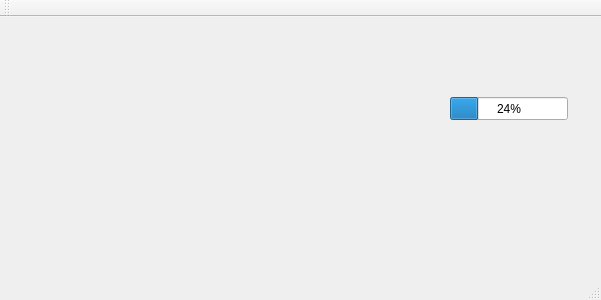
<?xml version="1.0" encoding="UTF-8"?>
<ui version="4.0">
 <class>InstrumentCluster</class>
 <widget class="QMainWindow" name="InstrumentCluster">
  <property name="geometry">
   <rect>
    <x>0</x>
    <y>0</y>
    <width>601</width>
    <height>300</height>
   </rect>
  </property>
  <property name="windowTitle">
   <string>InstrumentCluster</string>
  </property>
  <widget class="QWidget" name="centralWidget">
   <widget class="QProgressBar" name="stateOfCharge">
    <property name="geometry">
     <rect>
      <x>450</x>
      <y>80</y>
      <width>118</width>
      <height>23</height>
     </rect>
    </property>
    <property name="value">
     <number>24</number>
    </property>
   </widget>
  </widget>
  <widget class="QMenuBar" name="menuBar">
   <property name="geometry">
    <rect>
     <x>0</x>
     <y>0</y>
     <width>601</width>
     <height>21</height>
    </rect>
   </property>
  </widget>
  <widget class="QToolBar" name="mainToolBar">
   <attribute name="toolBarArea">
    <enum>TopToolBarArea</enum>
   </attribute>
   <attribute name="toolBarBreak">
    <bool>false</bool>
   </attribute>
  </widget>
  <widget class="QStatusBar" name="statusBar"/>
 </widget>
 <layoutdefault spacing="6" margin="11"/>
 <resources/>
 <connections/>
</ui>
